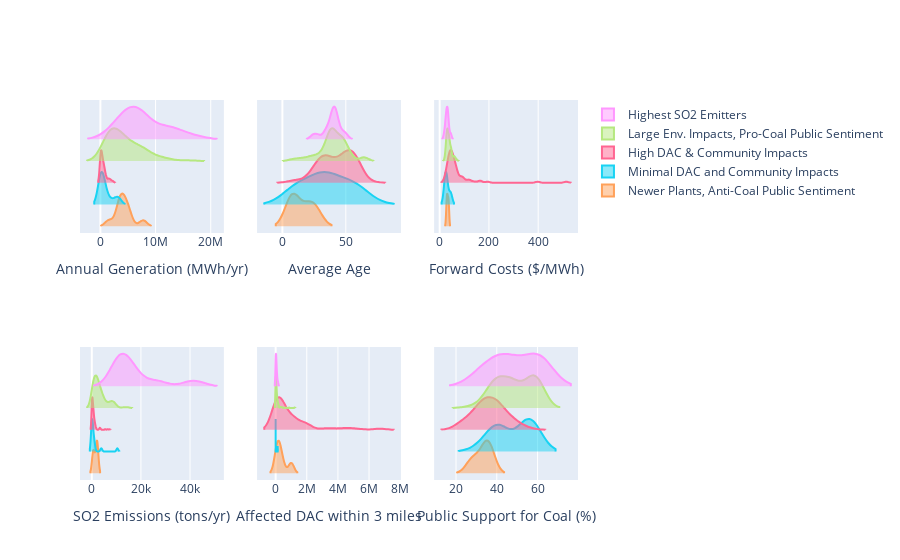

Notebook source saved alongside this figure:
### Code cell
fig = make_subplots(
    rows=2, cols=3,
    vertical_spacing=0.3,
    specs=
        [[{}, {}, {}],
        [{}, {}, {}]]
    #subplot_titles=("", "", "", "Average Cluster Traits")
)

labelsList = ["Highest SO2 Emitters", 'Large Env. Impacts, Pro-Coal Public Sentiment', 'High DAC & Community Impacts', 'Minimal DAC and Community Impacts', 'Newer Plants, Anti-Coal Public Sentiment', 'Un-Grouped']


for i in reversed(range(1, 6)):
    fig.add_trace(go.Violin(x=total[total['superCluster']==i]['PLGENACL'], name=labelsList[i-1], marker=dict(color=px.colors.qualitative.Plotly_r[i])), row=1, col=1)

for i in reversed(range(1, 6)):
    fig.add_trace(go.Violin(x=total[total['superCluster']==i]['AverageAge'], name=labelsList[i-1], marker=dict(color=px.colors.qualitative.Plotly_r[i]), showlegend=False), row=1, col=2)

for i in reversed(range(1, 6)):
    fig.add_trace(go.Violin(x=total[total['superCluster']==i]['forwardCosts'], name=labelsList[i-1], marker=dict(color=px.colors.qualitative.Plotly_r[i]), showlegend=False), row=1, col=3)

for i in reversed(range(1, 6)):
    fig.add_trace(go.Violin(x=total[total['superCluster']==i]['PLSO2AN'], name=labelsList[i-1], marker=dict(color=px.colors.qualitative.Plotly_r[i]), showlegend=False), row=2, col=1)

for i in reversed(range(1, 6)):
    fig.add_trace(go.Violin(x=total[total['superCluster']==i]['affectedDemographicIndex'], name=labelsList[i-1], marker=dict(color=px.colors.qualitative.Plotly_r[i]), showlegend=False), row=2, col=2)

for i in reversed(range(1, 6)):
    fig.add_trace(go.Violin(x=total[total['superCluster']==i]['CO2limitsOppose'], name=labelsList[i-1], marker=dict(color=px.colors.qualitative.Plotly_r[i]), showlegend=False), row=2, col=3)

fig['layout']['xaxis']['title']='Annual Generation (MWh/yr)'
fig['layout']['xaxis2']['title']='Average Age'
fig['layout']['xaxis3']['title']='Forward Costs ($/MWh)'
fig['layout']['xaxis4']['title']='SO2 Emissions (tons/yr)'
fig['layout']['xaxis5']['title']='Affected DAC within 3 miles'
fig['layout']['xaxis6']['title']='Public Support for Coal (%)'

fig.update_traces(orientation='h', side='positive', width=3, points=False)
fig.update_layout(legend_traceorder="reversed")
fig.update_yaxes(visible=False, showticklabels=False)

### Figure 1 — Plotly figure (JSON) as saved in the notebook; plotly's stock layout.template omitted (floating-point values rounded to 4 significant figures)
{"data": [{"marker": {"color": "#FFA15A"}, "name": "Newer Plants, Anti-Coal Public Sentiment", "orientation": "h", "points": false, "side": "positive", "type": "violin", "width": 3, "x": [3513000.0, 3228000.0, 4562672, 4938684, 5292000.0, 7733000.0, 3981000.0, 4078000.0, 3553000.0, 1541000.0], "xaxis": "x", "yaxis": "y"}, {"marker": {"color": "#19D3F3"}, "name": "Minimal DAC and Community Impacts", "orientation": "h", "points": false, "side": "positive", "type": "violin", "width": 3, "x": [1441000.0, 2316000.0, 3254000.0, 60937, 28000, 29736, 35512, 26025, 152900.0, 146800.0, 271800.0, 697600.0, 715200.0, 841900.0, 3204000.0], "xaxis": "x", "yaxis": "y"}, {"marker": {"color": "#FF6692"}, "name": "High DAC & Community Impacts", "orientation": "h", "points": false, "side": "positive", "type": "violin", "width": 3, "x": [149900.0, 385300.0, 310600.0, 751.1, 145300.0, 1233000.0, 59530.0, 5301.0, 49230.0, 706100.0, 639100.0, 143700.0, 2267803, 75600.0, 102300.0, 842300.0, 168100.0, 628200.0, 674300.0, 593600.0, 325300.0, 32360.0, 495700.0, 828300.0, 935400.0, 1886115, 314900.0, 1472000.0, 204700.0, 891900.0, 1069000.0, 842100.0, 1601000.0, 1392000.0, 626600.0, 2281000.0, 232000.0, 64920.0, 179000.0, 76170.0, 127500.0, 517800.0, 32430.0, 1560.0, 221100.0, 304200.0, 1503000.0, 37250.0, 261000.0, 786000.0, 232600.0, 541600.0, 449500.0, 1566000.0, 197300.0, 461400.0, 51040.0, 530200.0, 633500.0, 289800.0, 952800.0, 717200.0, 319600.0, 652900.0, 25908, 188212, 406000.0, 441900.0, 474800.0, 30888, 532600.0, 370500.0, 63790.0, 39470.0, 43540.0, 8049.0, 24948, 6621, 290300.0, 68739, 72878, 12650.0, 6277.0, 36300.0, 5328.0, 610300.0, 321400.0, 748200.0, 1810000.0, 565600.0, 1989000.0, 1738000.0, 1097000.0, 1066000.0, 386348, 32370.0, 8335.0, 27576, 148600.0], "xaxis": "x", "yaxis": "y"}, {"marker": {"color": "#B6E880"}, "name": "Large Env. Impacts, Pro-Coal Public Sentiment", "orientation": "h", "points": false, "side": "positive", "type": "violin", "width": 3, "x": [4368000.0, 6626000.0, 4185000.0, 6024000.0, 5059110, 2273000.0, 4703000.0, 5183000.0, 13010000.0, 11266204, 16228030, 6993000.0, 6211000.0, 6628000.0, 4913000.0, 3835000.0, 5233000.0, 2963000.0, 3591000.0, 2679000.0, 2365000.0, 4003000.0, 4281000.0, 2385000.0, 1069000.0, 3020000.0, 180000.0, 2750000.0, 1478000.0, 4045913, 4782000.0, 6750000.0, 12494609, 7507000.0, 7926040, 8737000.0, 9899000.0, 9022000.0, 7291000.0, 10398008, 10865536, 3546000.0, 6126000.0, 4360000.0, 6005000.0, 2461000.0, 4873000.0, 3312000.0, 2528000.0, 2894000.0, 1630000.0, 6743000.0, 1025000.0, 4644000.0, 6638000.0, 5249000.0, 2986000.0, 4658000.0, 4316220, 8213000.0, 2307000.0, 4513139, 6952000.0, 7992000.0, 10452652, 9454000.0, 7219000.0, 8439000.0, 7976000.0, 8743000.0, 2633000.0, 2580000.0, 1105000.0, 2380000.0, 2179217, 1101000.0, 1780000.0, 2518469, 2626000.0, 361300.0, 2029000.0, 2672056, 1424000.0, 1648000.0, 1811000.0, 5656000.0, 7474000.0, 4721000.0, 4686000.0, 1729000.0, 927800.0, 7512000.0, 906200.0, 1126000.0, 1122000.0, 5143000.0, 2273000.0, 1819000.0, 1177000.0, 3060000.0, 1250000.0, 487200.0, 190200.0, 556200.0, 1638000.0, 3266000.0, 2582000.0, 904100.0, 3147000.0, 2202000.0, 2033000.0, 757100.0, 3100000.0, 3649000.0], "xaxis": "x", "yaxis": "y"}, {"marker": {"color": "#FF97FF"}, "name": "Highest SO2 Emitters", "orientation": "h", "points": false, "side": "positive", "type": "violin", "width": 3, "x": [6935000.0, 5656000.0, 2380000.0, 6878000.0, 6177000.0, 7637000.0, 11746800, 6673000.0, 3942000.0, 5435000.0, 4212000.0, 3294000.0, 9806000.0, 6672000.0, 16476659, 12870000.0, 13083094], "xaxis": "x", "yaxis": "y"}, {"marker": {"color": "#FFA15A"}, "name": "Newer Plants, Anti-Coal Public Sentiment", "orientation": "h", "points": false, "showlegend": false, "side": "positive", "type": "violin", "width": 3, "x": [7, 9, 6, 8, 16.06, 8.5, 26.13, 21.01, 27.5, 21.74], "xaxis": "x2", "yaxis": "y2"}, {"marker": {"color": "#19D3F3"}, "name": "Minimal DAC and Community Impacts", "orientation": "h", "points": false, "showlegend": false, "side": "positive", "type": "violin", "width": 3, "x": [36, 37, 33, 30, 30, 55.5, 55, 65.5, 47.5, 54.67, 30, 17, 12, 10, 8], "xaxis": "x2", "yaxis": "y2"}, {"marker": {"color": "#FF6692"}, "name": "High DAC & Community Impacts", "orientation": "h", "points": false, "showlegend": false, "side": "positive", "type": "violin", "width": 3, "x": [55.5, 58.57, 50, 35.5, 51.32, 23.5, 27, 26, 13, 7, 33, 35, 40.75, 23, 39, 44, 46.98, 36, 40, 35, 42, 36, 55.9, 48.5, 50, 35, 41.23, 51.5, 37, 47.97, 46, 45.5, 56.34, 35, 52, 61.2, 61, 54.92, 58.67, 58.89, 52.98, 59.85, 52.33, 47.64, 38, 56, 45, 52.19, 51, 61, 49, 49, 48.66, 59, 57.1, 59.13, 55.07, 40.66, 32, 30, 21, 11, 27, 30, 33, 60.33, 58.79, 26, 26, 32, 28.83, 30, 53, 30, 37.75, 25, 33, 22, 52.33, 56.5, 57, 44, 70, 59.5, 51.67, 58.92, 47.17, 31.79, 50.43, 46, 50, 52.92, 34, 38, 31, 29, 40, 32, 29], "xaxis": "x2", "yaxis": "y2"}, {"marker": {"color": "#B6E880"}, "name": "Large Env. Impacts, Pro-Coal Public Sentiment", "orientation": "h", "points": false, "showlegend": false, "side": "positive", "type": "violin", "width": 3, "x": [63.83, 41.8, 41.77, 50.82, 51.5, 40, 55.25, 42.5, 8.511, 7, 33.25, 21.63, 20.05, 35, 24.77, 23.23, 46.37, 47.25, 48, 38.44, 39.5, 32.5, 44.5, 45, 48, 55.89, 42, 51.5, 64.41, 46.32, 52.35, 45.21, 46.25, 48.5, 35, 38.51, 40.0, 48.54, 51.5, 46.84, 46, 65, 42.45, 48, 44.18, 50.77, 39.5, 39.5, 39, 35.5, 39, 32.5, 11, 64, 38.67, 39, 46.96, 44.45, 52.69, 39.5, 35, 43.43, 37.81, 37.67, 43.0, 46, 28.24, 16.49, 38.66, 37.19, 42, 36.5, 39, 28.5, 34, 33, 35.5, 38, 48.68, 37, 47.49, 46, 40, 44, 41, 33.48, 49.5, 39.4, 51.14, 41, 35.96, 21.12, 46.46, 51, 40, 46.5, 38, 36, 28, 38, 39, 24, 32, 27, 38, 36, 39.5, 15.06, 40.94, 15, 36.5, 29, 48.74, 65.11], "xaxis": "x2", "yaxis": "y2"}, {"marker": {"color": "#FF97FF"}, "name": "Highest SO2 Emitters", "orientation": "h", "points": false, "showlegend": false, "side": "positive", "type": "violin", "width": 3, "x": [38.5, 34, 38, 50, 42, 24.07, 41, 42.5, 38.5, 28, 34.5, 41, 39.86, 42.5, 47.46, 41, 44.5], "xaxis": "x2", "yaxis": "y2"}, {"marker": {"color": "#FFA15A"}, "name": "Newer Plants, Anti-Coal Public Sentiment", "orientation": "h", "points": false, "showlegend": false, "side": "positive", "type": "violin", "width": 3, "x": [28.88, 36.0, 31.54, 30.78, 28.53, 34.28, 27.14, 32.04, 37.12, 36.51], "xaxis": "x3", "yaxis": "y3"}, {"marker": {"color": "#19D3F3"}, "name": "Minimal DAC and Community Impacts", "orientation": "h", "points": false, "showlegend": false, "side": "positive", "type": "violin", "width": 3, "x": [27.24, 44.35, 26.79, null, null, null, null, null, null, null, null, null, null, null, 21.53], "xaxis": "x3", "yaxis": "y3"}, {"marker": {"color": "#FF6692"}, "name": "High DAC & Community Impacts", "orientation": "h", "points": false, "showlegend": false, "side": "positive", "type": "violin", "width": 3, "x": [null, 34.64, 38.22, null, 95.04, 62.93, 46.1, 37.96, 42.8, 48.79, 119.5, 82.34, 92.11, 166.5, 139.9, 37.62, 68.85, 69.14, 47.55, 35.38, 62.43, 60.63, 42.74, 54.34, 45.07, 27.88, 53.35, 40.61, 45.33, 48.59, 41.49, 49.02, 37.61, 61.17, 49.0, 39.2, 55.01, 121.6, 194.6, 89.56, 87.48, 94.86, 113.0, 513.9, 63.87, 53.21, 68.85, 71.74, 44.42, 46.47, 60.8, 51.09, 35.75, 58.06, 58.61, 66.29, 58.16, 27.67, null, null, null, null, null, null, null, null, null, null, null, null, null, null, null, null, null, null, null, null, null, null, null, null, null, 397.8, 161.9, 41.97, 30.97, 46.12, 28.97, 44.0, 27.09, 25.25, 43.55, 36.99, null, null, null, null, null], "xaxis": "x3", "yaxis": "y3"}, {"marker": {"color": "#B6E880"}, "name": "Large Env. Impacts, Pro-Coal Public Sentiment", "orientation": "h", "points": false, "showlegend": false, "side": "positive", "type": "violin", "width": 3, "x": [41.42, 34.96, 28.35, 47.77, 34.89, 56.97, null, 35.26, 26.46, 26.45, 29.17, 21.1, 41.51, 39.75, 22.03, 36.62, 55.41, 35.99, 45.78, 48.72, 34.98, 61.34, 47.14, 70.38, 62.21, 38.75, 64.06, 36.8, 56.12, 36.51, 45.08, 31.51, 32.19, 32.34, null, 33.39, 34.8, 32.08, 28.58, 38.89, 27.35, 35.48, 30.12, 40.94, 28.96, 46.88, 34.57, 36.33, 27.99, 36.47, 42.67, 32.59, 43.36, 41.04, 38.7, 26.99, 35.67, 27.25, 25.89, 24.35, 30.41, 36.55, 33.41, 29.05, 41.39, 30.56, 32.7, 24.73, 29.01, 26.11, 33.01, 31.83, 32.14, 22.82, 26.27, 36.08, 40.84, 26.93, 46.7, 33.82, 39.09, 46.87, 46.14, 29.59, 32.98, 34.64, 47.92, 46.19, 66.98, 27.94, 60.0, 37.57, 29.47, 27.83, 29.79, 34.77, 40.39, 31.16, null, 30.47, 30.43, 28.46, 39.05, 35.04, 27.98, 57.86, 48.21, 39.78, 56.91, 30.61, 44.69, 47.34, 30.4, 40.19], "xaxis": "x3", "yaxis": "y3"}, {"marker": {"color": "#FF97FF"}, "name": "Highest SO2 Emitters", "orientation": "h", "points": false, "showlegend": false, "side": "positive", "type": "violin", "width": 3, "x": [17.77, 33.82, 46.1, 24.82, 27.68, 22.55, 41.36, 26.22, 32.37, 35.83, 33.72, 30.61, 28.9, 29.49, 23.78, 30.12, 34.37], "xaxis": "x3", "yaxis": "y3"}, {"marker": {"color": "#FFA15A"}, "name": "Newer Plants, Anti-Coal Public Sentiment", "orientation": "h", "points": false, "showlegend": false, "side": "positive", "type": "violin", "width": 3, "x": [658.1, 2270.0, 2325.0, 1969, 755.6, 472.5, 1884.0, 588.5, 2242.0, 1968.0], "xaxis": "x4", "yaxis": "y4"}, {"marker": {"color": "#19D3F3"}, "name": "Minimal DAC and Community Impacts", "orientation": "h", "points": false, "showlegend": false, "side": "positive", "type": "violin", "width": 3, "x": [1054.0, 10410.0, 764.9, 102.7, 54.56, 57.95, 63.59, 50.72, 11.81, 5.809, 3858.0, 426.4, 205.9, 202.4, 1006.0], "xaxis": "x4", "yaxis": "y4"}, {"marker": {"color": "#FF6692"}, "name": "High DAC & Community Impacts", "orientation": "h", "points": false, "showlegend": false, "side": "positive", "type": "violin", "width": 3, "x": [225.7, 587.9, 645.8, 1.312, 46.9, 378.5, 39.5, 335.5, 50, 69.1, 3107, 460.4, 1300.0, 44.1, 279.2, 1660.0, 335.7, 867.3, 1103.0, 421.5, 111.6, 33.3, 1460.0, 84.1, 247.4, 734.9, 264.6, 732.9, 569.7, 643.4, 1101.0, 638.9, 7157.0, 3580.0, 228.6, 1047.0, 19.2, 615.8, 129, 283.8, 96.1, 91.2, 439.8, 46.81, 364.7, 230.7, 694.7, 217.4, 885.3, 490.5, 853.3, 1011.0, 586.9, 629.6, 749.5, 1384.0, 1214.0, 491.7, 688.8, 1359.0, 622.6, 1162.0, 3301.0, 924.4, 583.1, 260.5, 738.4, 362.8, 386.2, 51.29, 330.3, 82.0, 737.7, 77.83, 118.1, 5.1, 53.3, 119.6, 0.449, 68.68, 87.8, 22.13, 21.05, 246.1, 25.4, 416.5, 67.7, 400.1, 225.6, 1804.0, 929.5, 5447.0, 294.5, 1211.0, 6398.0, 243.0, 12.49, 43.86, 3270.0], "xaxis": "x4", "yaxis": "y4"}, {"marker": {"color": "#B6E880"}, "name": "Large Env. Impacts, Pro-Coal Public Sentiment", "orientation": "h", "points": false, "showlegend": false, "side": "positive", "type": "violin", "width": 3, "x": [2537, 2889.0, 490.9, 3085.0, 3219.0, 180.6, 3963.0, 1662.0, 8805.0, 9772, 870.6, 811.6, 2610.0, 4974.0, 5634.0, 818.9, 2637.0, 3680.0, 871.1, 759.8, 356.7, 6916.0, 1873.0, 760.1, 232.7, 111.6, 171.7, 1200.0, 872.8, 1475.0, 1703.0, 3956.0, 3783.0, 2758, 3502.0, 3713.0, 8601.0, 9988.0, 13010.0, 4381.0, 9275.0, 8243.0, 4348.0, 1901.0, 725, 2029.0, 7646.0, 8169.0, 8115.0, 7989.0, 2577.0, 2207.0, 117.4, 3320.0, 902.6, 2679.0, 1720.0, 2677.0, 7009.0, 4771.0, 4481.0, 1626.0, 2721.0, 5261, 8792.0, 7379.0, 3499.0, 3748, 2957.0, 912.5, 4632.0, 1588.0, 2173.0, 2373.0, 1794.0, 748.3, 4662.0, 919.5, 1284.0, 369.1, 1484, 721.5, 709.1, 575.8, 536.1, 4921.0, 1340.0, 1355.0, 2008.0, 1686.0, 1919.0, 6082.0, 2927.0, 2722, 2286.0, 1550.0, 1932.0, 2870.0, 14520.0, 1632.0, 512.7, 1565.0, 319.9, 1590.0, 4266.0, 2657, 60.1, 2015.0, 1861.0, 6314.0, 3447.0, 366.8, 6532.0, 9025.0], "xaxis": "x4", "yaxis": "y4"}, {"marker": {"color": "#FF97FF"}, "name": "Highest SO2 Emitters", "orientation": "h", "points": false, "showlegend": false, "side": "positive", "type": "violin", "width": 3, "x": [18180.0, 11320.0, 11970.0, 13700.0, 12030.0, 11480.0, 13390.0, 16730.0, 10710.0, 9628.0, 14600.0, 8184.0, 23870.0, 17320.0, 39390.0, 43580.0, 28190.0], "xaxis": "x4", "yaxis": "y4"}, {"marker": {"color": "#FFA15A"}, "name": "Newer Plants, Anti-Coal Public Sentiment", "orientation": "h", "points": false, "showlegend": false, "side": "positive", "type": "violin", "width": 3, "x": [28350, 237249, 68284, 358470, 189144, 185218, 479343, 114520, 1030960, 975528], "xaxis": "x5", "yaxis": "y5"}, {"marker": {"color": "#19D3F3"}, "name": "Minimal DAC and Community Impacts", "orientation": "h", "points": false, "showlegend": false, "side": "positive", "type": "violin", "width": 3, "x": [1, 43, 1, 1, 1, 1, 1, 1, 1, 1, 285, 135836, 129456, 129398, 987], "xaxis": "x5", "yaxis": "y5"}, {"marker": {"color": "#FF6692"}, "name": "High DAC & Community Impacts", "orientation": "h", "points": false, "showlegend": false, "side": "positive", "type": "violin", "width": 3, "x": [122185, 1252881, 290913, 41718, 266255, 42408, 372608, 14916, 343520, 101136, 10209, 10857, 40979, 108960, 494505, 2392, 43378, 49680, 3124, 7448, 5882, 438064, 494, 9804, 20184, 1728, 209716, 15428, 24062, 12630, 31104, 472099, 89565, 461616, 291356, 77344, 132779, 591033, 13824, 294305, 142284, 668835, 1714986, 1926765, 252680, 1519012, 1754235, 1673520, 777404, 422365, 310604, 1069926, 627792, 446082, 377487, 273280, 1093638, 831836, 881708, 89768, 465150, 823410, 78883, 899199, 1260180, 2060160, 1324862, 958208, 868248, 1136520, 851800, 349058, 337064, 425068, 1209400, 1056760, 1960757, 2085300, 103478, 1408320, 124271, 74700, 149182, 4761204, 6537893, 5391295, 4104932, 1878360, 901005, 1062328, 2063490, 3029492, 1322208, 2151450, 3400056, 3517869, 4414793, 4840420, 6855156], "xaxis": "x5", "yaxis": "y5"}, {"marker": {"color": "#B6E880"}, "name": "Large Env. Impacts, Pro-Coal Public Sentiment", "orientation": "h", "points": false, "showlegend": false, "side": "positive", "type": "violin", "width": 3, "x": [577840, 388124, 60993, 89244, 183596, 89180, 10736, 17000, 4092, 1244, 33831, 2080, 85483, 24432, 102780, 107960, 58227, 118625, 56856, 51084, 17679, 94878, 77088, 85860, 60453, 179120, 28224, 35216, 361692, 11655, 111348, 62307, 426600, 63756, 83572, 45680, 117880, 167040, 27352, 193704, 176523, 35156, 53240, 43750, 9780, 8844, 54990, 48866, 32428, 46410, 1, 1, 30, 95544, 9636, 130980, 205, 841, 2703, 117, 11628, 1950, 9666, 1728, 33, 41895, 62340, 18828, 26044, 4352, 0, 7605, 45168, 7236, 12508, 1144, 1241, 337, 5880, 101916, 2304, 3538, 15844, 28920, 304850, 4964, 21432, 7881, 5160, 131428, 1, 1, 46170, 27210, 156519, 35711, 28208, 27820, 1215076, 32886, 213246, 34485, 35262, 119814, 867566, 4, 147, 152892, 78318, 61225, 19754, 176286, 672672, 293472], "xaxis": "x5", "yaxis": "y5"}, {"marker": {"color": "#FF97FF"}, "name": "Highest SO2 Emitters", "orientation": "h", "points": false, "showlegend": false, "side": "positive", "type": "violin", "width": 3, "x": [480, 1023, 2592, 2080, 21528, 1840, 159360, 60860, 83538, 32544, 116033, 36126, 57096, 19290, 19737, 31610, 75915], "xaxis": "x5", "yaxis": "y5"}, {"marker": {"color": "#FFA15A"}, "name": "Newer Plants, Anti-Coal Public Sentiment", "orientation": "h", "points": false, "showlegend": false, "side": "positive", "type": "violin", "width": 3, "x": [36.33, 33.46, 38.22, 35.34, 28.78, 25.9, 34.79, 37.01, 29.34, 32.88], "xaxis": "x6", "yaxis": "y6"}, {"marker": {"color": "#19D3F3"}, "name": "Minimal DAC and Community Impacts", "orientation": "h", "points": false, "showlegend": false, "side": "positive", "type": "violin", "width": 3, "x": [40.39, 40.81, 52.11, 39.81, 39.42, 39.42, 43.18, 32.33, 57.82, 57.82, 54.31, 56.26, 56.26, 56.26, 56.26], "xaxis": "x6", "yaxis": "y6"}, {"marker": {"color": "#FF6692"}, "name": "High DAC & Community Impacts", "orientation": "h", "points": false, "showlegend": false, "side": "positive", "type": "violin", "width": 3, "x": [23.02, 39.14, 33.91, 38.81, 48.91, 42.11, 39.73, 39.17, 34.45, 44.72, 47.95, 37.77, 36.59, 37.9, 33.07, 40.81, 50.61, 52.02, 40.81, 28.59, 40.41, 41.47, 30.39, 25.21, 32.56, 29.56, 52.9, 52.03, 57.21, 46.3, 46.02, 43.97, 38.29, 44.42, 42.8, 42.68, 47.96, 31.6, 20.31, 27.96, 30.38, 38.15, 38.59, 36.52, 26.84, 29.12, 36.59, 33.22, 23.73, 28.81, 33.52, 24.64, 44.39, 36.12, 38.88, 46.49, 42.74, 39.84, 41.9, 40.73, 41.1, 37.56, 47.46, 41.9, 40.38, 35.06, 45.66, 31.57, 33.18, 30.39, 33.22, 32.78, 34.87, 41.45, 35.06, 34.27, 32.37, 29.08, 34.28, 35.06, 35.06, 40.37, 47.96, 37.02, 23.86, 26.28, 36.19, 33.54, 26.48, 30.5, 30.43, 30.82, 36.63, 27.82, 36.67, 21.42, 23.39, 34, 19.35], "xaxis": "x6", "yaxis": "y6"}, {"marker": {"color": "#B6E880"}, "name": "Large Env. Impacts, Pro-Coal Public Sentiment", "orientation": "h", "points": false, "showlegend": false, "side": "positive", "type": "violin", "width": 3, "x": [50.74, 32.92, 43.4, 37.5, 35.34, 45.27, 46.3, 38.63, 47.49, 33.6, 29.22, 36.73, 39.88, 42.84, 40.72, 36.88, 52.02, 49.87, 48.92, 50.62, 59.3, 55.77, 46.5, 44.12, 46.41, 25.9, 62.13, 41.71, 46.54, 47.56, 51.03, 41.47, 39.45, 49.87, 54.31, 45.72, 57.56, 51.03, 47.9, 53.22, 47.92, 58.44, 59.32, 57.54, 58.86, 58.42, 61.57, 57.99, 56.47, 56.5, 55.25, 60.67, 58.76, 62.78, 57.34, 60.75, 62.87, 59.81, 62.37, 57.29, 60.43, 63.11, 59.4, 61.1, 57.82, 60.44, 57.68, 53.47, 63.11, 60.47, 58.65, 58.39, 56.33, 47.49, 47.09, 55.5, 56.44, 44.05, 37.52, 39.64, 33.9, 39.88, 42.55, 45.76, 38.72, 54.78, 53.76, 53.76, 62.61, 56.26, 47.74, 39.03, 41.02, 35.36, 48.68, 42.81, 41.91, 40.4, 36.67, 39.99, 36.19, 40.73, 41.9, 39.57, 43.65, 38.55, 39.03, 42.88, 36.91, 49.87, 48.32, 46.3, 33.8, 45.9], "xaxis": "x6", "yaxis": "y6"}, {"marker": {"color": "#FF97FF"}, "name": "Highest SO2 Emitters", "orientation": "h", "points": false, "showlegend": false, "side": "positive", "type": "violin", "width": 3, "x": [59.38, 62.87, 62.87, 52.28, 54.38, 46.36, 60.11, 31.99, 36.56, 40.43, 38.29, 44.37, 30.47, 44.47, 44.89, 59.36, 62.78], "xaxis": "x6", "yaxis": "y6"}], "layout": {"legend": {"traceorder": "reversed"}, "xaxis": {"anchor": "y", "domain": [0, 0.2889], "title": {"text": "Annual Generation (MWh/yr)"}}, "xaxis2": {"anchor": "y2", "domain": [0.3556, 0.6444], "title": {"text": "Average Age"}}, "xaxis3": {"anchor": "y3", "domain": [0.7111, 1], "title": {"text": "Forward Costs ($/MWh)"}}, "xaxis4": {"anchor": "y4", "domain": [0, 0.2889], "title": {"text": "SO2 Emissions (tons/yr)"}}, "xaxis5": {"anchor": "y5", "domain": [0.3556, 0.6444], "title": {"text": "Affected DAC within 3 miles"}}, "xaxis6": {"anchor": "y6", "domain": [0.7111, 1], "title": {"text": "Public Support for Coal (%)"}}, "yaxis": {"anchor": "x", "domain": [0.65, 1.0], "showticklabels": false, "visible": false}, "yaxis2": {"anchor": "x2", "domain": [0.65, 1.0], "showticklabels": false, "visible": false}, "yaxis3": {"anchor": "x3", "domain": [0.65, 1.0], "showticklabels": false, "visible": false}, "yaxis4": {"anchor": "x4", "domain": [0, 0.35], "showticklabels": false, "visible": false}, "yaxis5": {"anchor": "x5", "domain": [0, 0.35], "showticklabels": false, "visible": false}, "yaxis6": {"anchor": "x6", "domain": [0, 0.35], "showticklabels": false, "visible": false}}}
